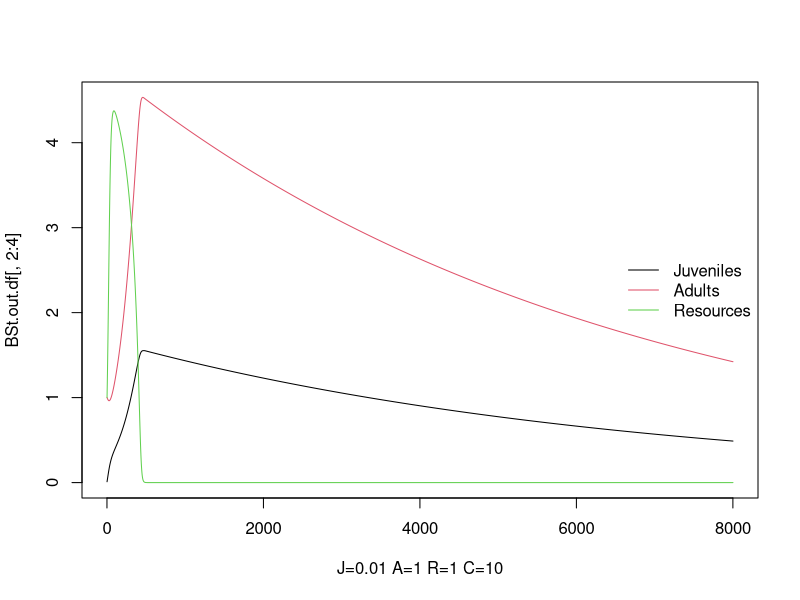
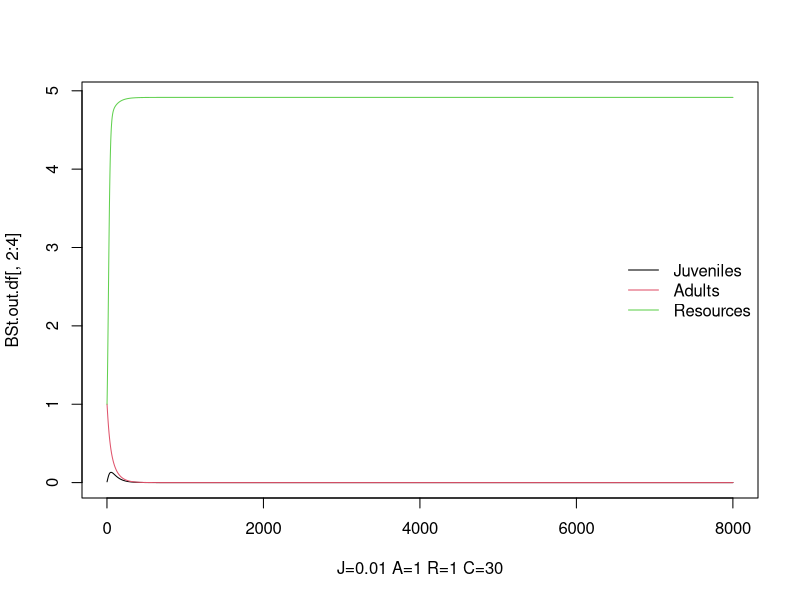
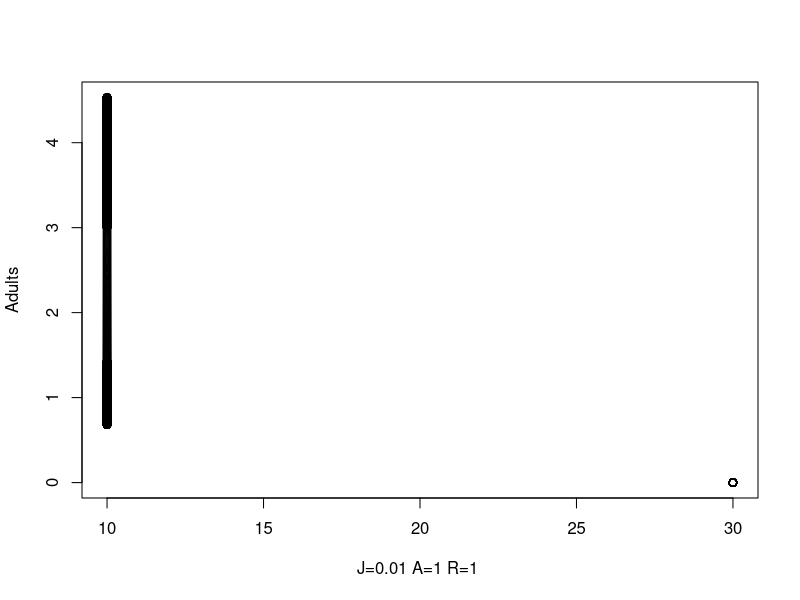
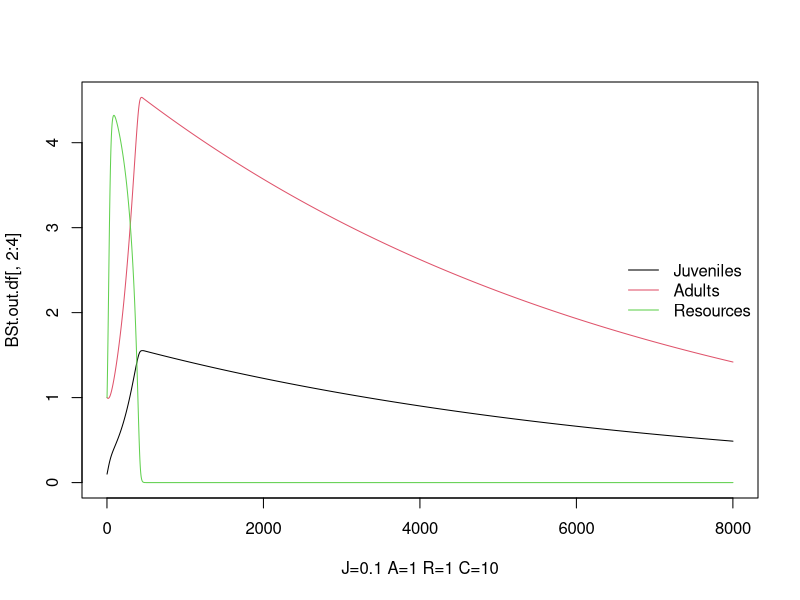
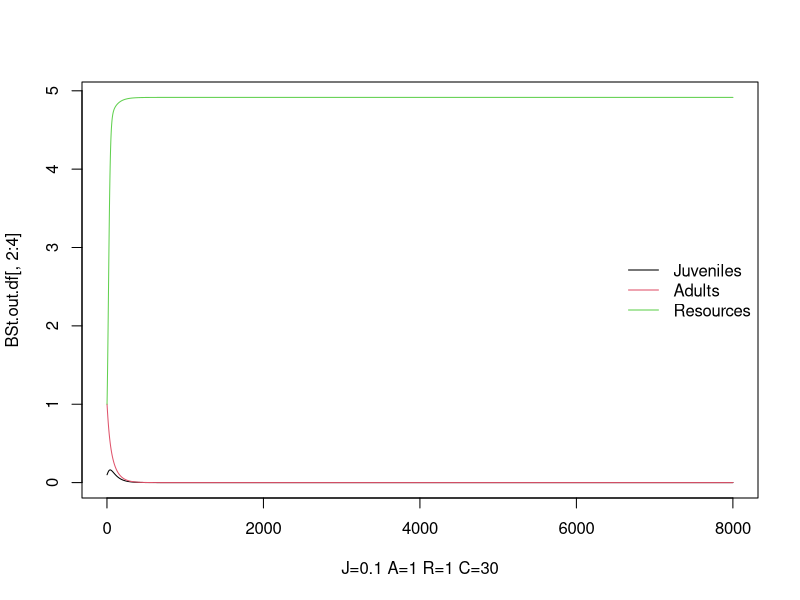
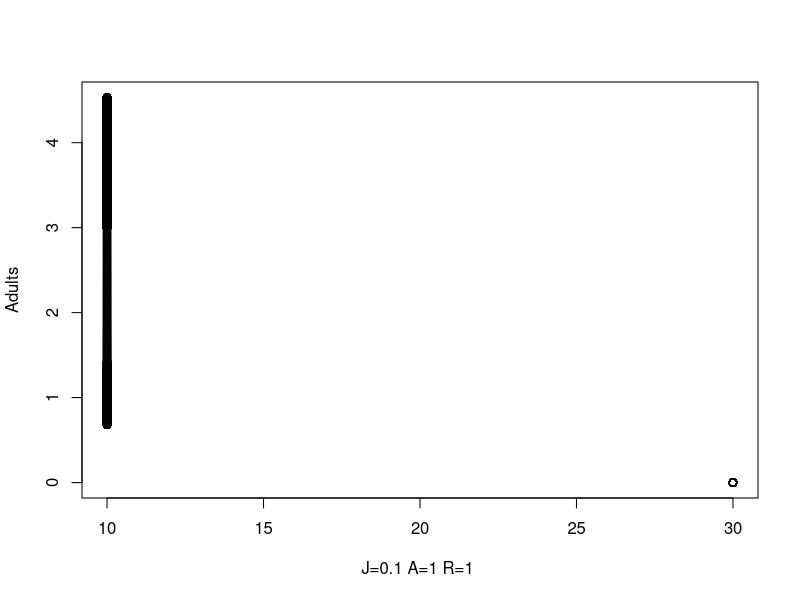
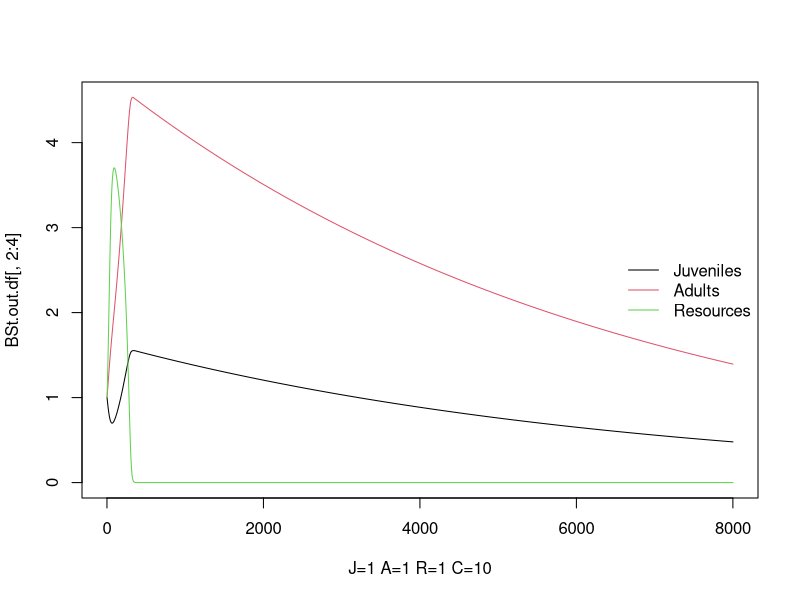
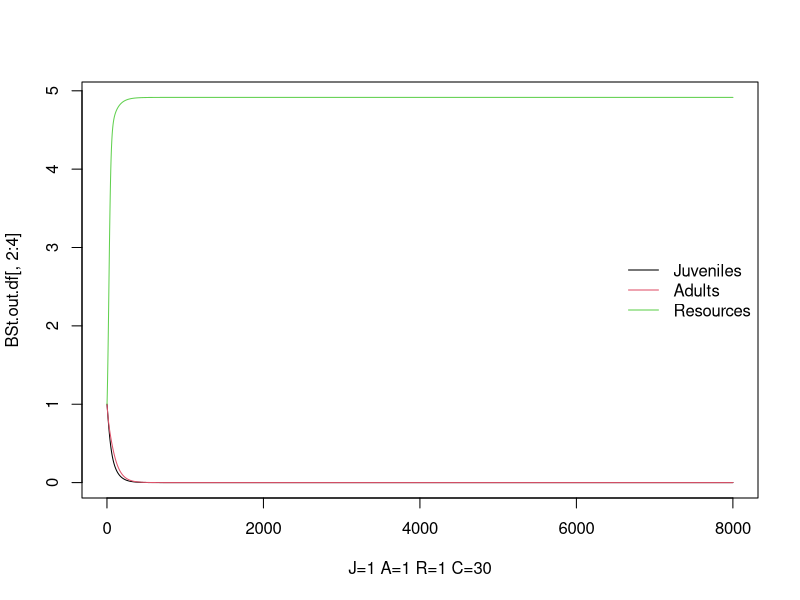

Here is the R script that generated these plots, in order:

library(deSolve)

#### RUNTIME ###################################################################

# start timing script
start <- proc.time()

#### PARAMETERS ################################################################

# t subscript in variable name indicates temperature-sensitive
# base terms are now the scaling factor for temperature-sensitive terms

# z: adult to juvenile size ratio
z<-0.2
# p: adult modifier on production of juveniles
# can use to modify stage structure, seems like it needs to be <1
p<-0.4
# sig: conversion efficiency of resource to useful energy for fish
sig<-0.7
# M: maximum ingestion rate
# make mass specific?
M<-0.5
# MS: function breadth for max intake rate
# i.e. attack rate, opens downward
MS<-10
# H: handling time
# speed at which fish can eat resources (smaller is faster)
H<-1
# HS: function breadth for handling time
# temperature parabola opens upward
HS<-10
# uJ: juvenile mortality
# uJ = 0.05 when C = 20
uJ<-1.625
# uJe: activation energy of juvenile mortality
uJe<--0.006
# uA: adult mortality
# uA = 0.005 when C = 20
uA<-1.625
# uAe: activation energy og adult mortality
uAe<--0.006
# uR: resource mortality
# uR = 0.005 when C = 20
uR<-0.163
# uRe: activation energy of resource mortality
uRe<--0.006
# t: costs of maintaining somatic growth/turnover
# i.e. base level of resource intake you must exceed to mature/reproduce
# t = 0.1 when C = 20
t<-0.326
# te: activation energy of metabolic waste
te<--0.006
# r: resource growth rate
r<-1.5
# rS: function breadth for resource growth rate
# temperature parabola opens downward
rS<-15
# K: resource carrying capacity
K<-5
# B: adult reproductive rate
B<-0.5
# boltzmann's constant
kb<-8.617*10^-5
# t: temperature in degrees celsius
# 20 is optimal, 10 is cold, 30 is hot
C<-20

#### ODE FUNCTIONS #############################################################

# t subscript in variable name indicates temperature-sensitive

# Mt: maximum ingestion rate
# Ht: handling time
# tt: costs of maintaining somatic growth/turnover
# uJt: mortality rate for juveniles
# uAt: mortality rate for adults
# uRt: mortality rate for resources
# rt: resource growth rate
# ca: functional response for adults
# cj: functional response for juveniles
# mj: juvenile maturation rate
# ra: reproduction per adult

BaseStaget<-function(t,y,p){
    {
        J<-y[1]
        A<-y[2]
        R<-y[3]
    }
    with(as.list(p),{
        Mt<-M*exp(-(C-20)^2/(2*MS)^2)
        Ht<-H*exp((C-20)^2/(2*HS)^2)
        tt<-t*exp(te/(kb*C))
        uJt<-uJ*exp(uJe/(kb*C))
        uAt<-uA*exp(uAe/(kb*C))
        uRt<-uR*exp(uRe/(kb*C))
        rt<-r*exp(-(C-23)^2/(2*rS)^2)
        
        ca<-Mt*(R/(Ht+R))
        cj<-Mt*(R/(Ht+R))
        ifelse(((sig*cj)-tt)<0, mj<-0, mj<-(((sig*cj)-tt)-uJt)/(1-z^(1-(uJt/((sig*cj)-tt)))))
        ifelse(((sig*ca)-tt)<0, ra<-0, ra<-((sig*ca)-tt)*B)
        
        dJ.dt<- ra*A -mj*J - uJt *J
        
        dA.dt<- mj*J - uAt*A -ra*p*A
        
        dR.dt<- rt*R*(1-(R/K)) - cj*J - ca*A - uRt*R
        
        return(list(c(dJ.dt,dA.dt,dR.dt)))
    })
}

#### SIMULATION ################################################################

# define how time works for simulation
days<-(seq(0,800,by=0.1))

# set initial conditions for state variables
# intialize as single value to run one interation,
# intialize as vector of values to run multiple interations
a <- 1 # adults
juv.vec <- c(0.01,0.1,1,2,3,4,5,10,100) # juveniles
r <- 1 # resources

# create parameter vector
parms<-c(z=z, p=p, sig=sig, M=M, MS=MS, H=H,HS=HS, uJ=uJ, uJe=uJe,
         uA=uA, uAe=uAe, uR=uR, uRe=uRe, t=t, te=te,r=r, rS=rS, K=K, B=B, kb=kb, C=C)
# choose parameter to change
parm.name <- "C"
# choose range of parameters
parm.seq <- seq(10,30,length = 2)
# find index of parameter to change
parm.index <- which(names(parms)==parm.name)

# initialize list to store output
BSt.out.list <- list()

# choose variable to show in bifurcation plot
plot.variable <- "Adults"

# loop to change initial value of juveniles
for (j in juv.vec) {
    y <- c(j,a,r)
    names(y) <- c("Juveniles", "Adults", "Resources")
    
    
    # loop to change parameter
    for (i in 1:length(parm.seq)) {
        # set parameters
        parms.loop <- parms
        parms.loop[parm.index] <- parm.seq[i]
        # converge
        BSt.out <- ode(y=y, time=days, BaseStaget, parms=parms.loop)
        # get converged points
        BSt.out.list[[i]] <- ode(y=BSt.out[length(days),-1], time=days,
                                 BaseStaget, parms=parms.loop)[,-1]
        
        # plot juveniles, adults, and resources
        BSt.out.df <- data.frame(BSt.out)
        matplot(BSt.out.df[,2:4],type="l",lty=1,pch=0.5,col=1:3,
                xlab=paste0("J=",j," ","A=",a," ","R=",r," ", parm.name,"=", parm.seq[i]))
        legend('right', names(y), lty=1,col=1:3, bty = "n")
    } # end parm.seq loop
    
    # bifurcation plot
    range.lim <- lapply(BSt.out.list, function(x) apply(x, 2, range))
    range.lim <- apply(do.call("rbind", range.lim), 2, range)
    plot(0, 0, pch = "", xlab=paste0("J=",j," ","A=",a," ","R=",r," "),
         ylab = plot.variable, xlim = range(parm.seq),
         ylim = range.lim[,plot.variable])
    for (i in 1:length(parm.seq)) {
        points(rep(parm.seq[i], length(days)), BSt.out.list[[i]][,plot.variable])
    }
    
} # end juv.vec loop

#### RUNTIME ###################################################################

# stop timing script
end <- proc.time()
# print elapsed time
print(end[3]-start[3])
